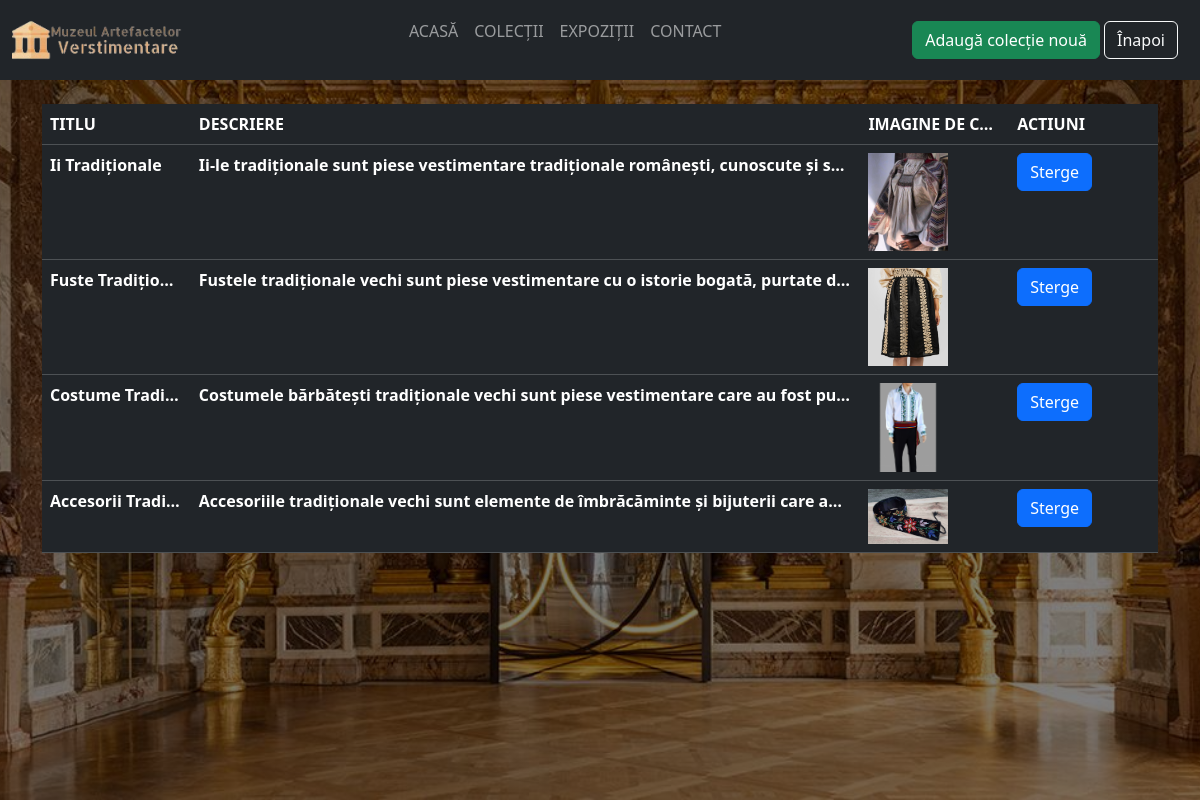
Screenshot of /view_collection.php (signed in) with the database file from the repository.
### tables this page shows
CREATE TABLE `collection` (
  `id` int(11) NOT NULL,
  `title` varchar(255) NOT NULL,
  `description` varchar(255) NOT NULL,
  `cover_image` varchar(255) NOT NULL,
  `collection_items` text NOT NULL
);

### CollectionClass.php (called while the page is built, shortened)
<?php
class CollectionClass{
    public static function getAllCollection(){
        include_once 'connection.php';
        $getCollectionSQL = "SELECT * FROM collection";
        return mysqli_query($connection, $getCollectionSQL);
    }
}

### view_collection.php (the view, shortened to what this page needs)
<?php
include_once 'CollectionClass.php';
$result = CollectionClass::getAllCollection();
?>
<!DOCTYPE html>
<html lang="en">
<head>
  <link rel="stylesheet" href="style.css">
  <link href="https://cdn.jsdelivr.net/npm/bootstrap@5.3.2/dist/css/bootstrap.min.css" rel="stylesheet"
>
  <link rel="stylesheet" href="https://cdn.jsdelivr.net/npm/bootstrap@5.3.2/dist/css/bootstrap.min.css">
</head>
<body>
    <div class="main">
        <div class="navbar">
            <div class="menu">
                <nav class="navbar navbar-expand-lg navbar-dark bg-dark fixed-top">
                    <div class="container-fluid">
                        <a class="navbar-brand" href="#">
                            <img src="LOGOO.png" alt="Descrierea imaginii" id="Logo">
                        </a>
                        <div class="offcanvas offcanvas-end bg-dark" tabindex="-1" aria-labelledby="offcanvasNavbarLabel" id="offcanvasNavbar">
                        <div class="offcanvas-body">
                            <ul class="navbar-nav ms-auto mb-2 mb-lg-0">
                                <li class="nav-item">
                                    <a class="nav-link " aria-current="page" href="home.php">ACASĂ</a>
                                </li>
                                <li class="nav-item">
                                    <a class="nav-link " href="collection.php">COLECȚII</a>
                                </li>
                                <li class="nav-item">
                                    <a class="nav-link " href="exhibition.php">EXPOZIȚII</a>
                                </li>
                                <li class="nav-item">
                                    <a class="nav-link " href="contact.html">CONTACT</a>
                                </li>
                                <br>
                            </ul>
                            <ul class="navbar-nav ms-auto mb-2 mb-lg-0">
                                <li class="nav-but" style="color: white;">
                                    <button type="button" class="btn btn-success" onclick="window.location.href='view_create_collection.php'">Adaugă colecție nouă</button>
                                    <a class="btn btn-outline-light" href="home.php">Înapoi</a>
                                </li>
                            </ul>
                        </div>
                    </div>
                </nav>
            </div>
        </div>
        <br>
        <div class="container table-container">
        <table id="productTable" class="table table-dark table-hover">
            <thead>
                <tr>
                    <th scope="col">TITLU</th>
                    <th scope="col" class="description-cell">DESCRIERE</th>
                    <th scope="col">IMAGINE DE COPERTA</th>
                    <th scope="col">ACTIUNI</th>
                </tr>
            </thead>
            <tbody>
                <?php
                while ($row = mysqli_fetch_array($result)) {
                ?>
                    <tr>
                        <th><?php echo $row["title"]; ?></th>
                        <th class="description-cell"><?php echo $row["description"]; ?></th>
                        <th>
                            <img src="<?php echo $row["cover_image"]; ?>" alt="Cover Image">
                        </th>
                        <th><a class="btn btn-primary" href="deleteCollection.php?ID=<?php echo $row["id"]; ?>">Sterge</a></th>
                    </tr>
                <?php
                }
                ?>
            </tbody>
        </table>
    </div>
    </div>
</body>
</html>

### style.css (style rules this page uses)
* { margin: 0; padding: 0; }
.main { width: 100%; background:linear-gradient(to top, rgba(0,0,0,0.5)70%,rgba(0,0,0,0.5)30%), url(background.jpg); background-position: center; background-size: cover; height: 100vh; }
.navbar { height: 80px; margin: auto; }
.navbar .navbar-nav .nav-but { padding: 10px; }
.menu { width: 100%; }
#Logo { width: 85%; }
.table-container { max-width: 100%; overflow-x: auto; }
.table { width: 100%; table-layout: fixed; }
.table th, .table td { overflow: hidden; text-overflow: ellipsis; white-space: nowrap; }
.description-cell { width: 60%; }
.table img { max-width: 80px; height: auto; }
.btn-success { justify-content: center; }

### rows the page displays
collection: title "Ii Tradiționale", description "Ii-le tradiționale sunt piese vestimentare tradiționale românești, cunoscute și s…", cover_image (picture)
collection: title "Fuste Tradițio…", description "Fustele tradiționale vechi sunt piese vestimentare cu o istorie bogată, purtate d…", cover_image (picture)
collection: title "Costume Tradi…", description "Costumele bărbătești tradiționale vechi sunt piese vestimentare care au fost pu…", cover_image (picture)
collection: title "Accesorii Tradi…", description "Accesoriile tradiționale vechi sunt elemente de îmbrăcăminte și bijuterii care au…", cover_image (picture)
